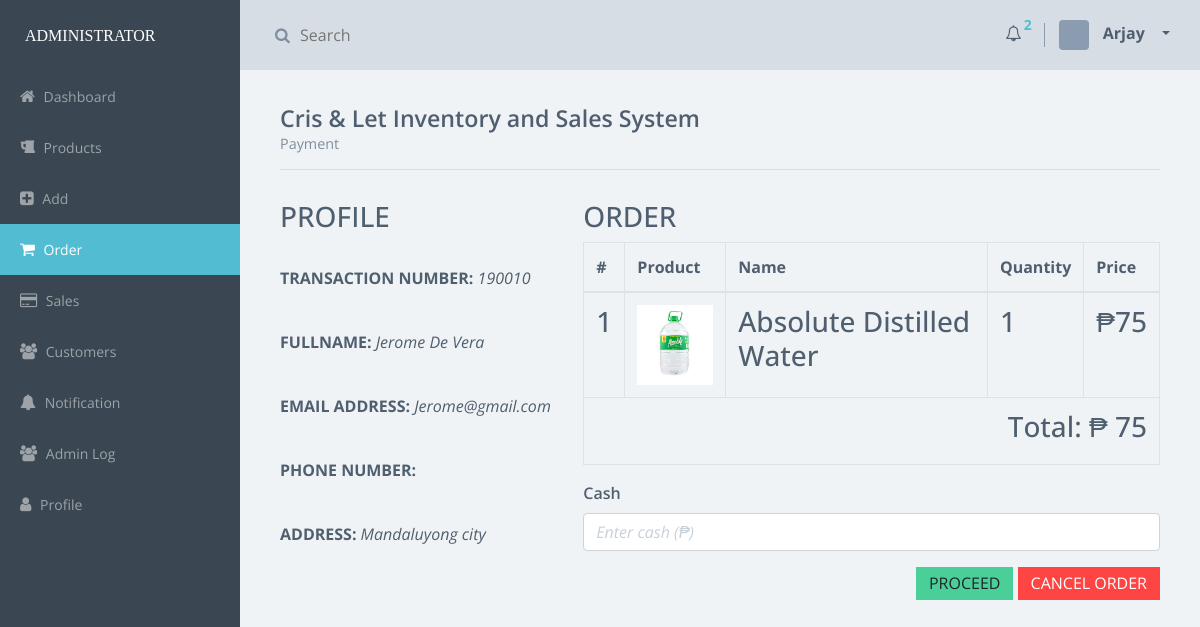
The app's page /pages/admin/payment.php?customer_tr_no=190010 (signed in) with its own data.
### tables this page shows
CREATE TABLE `customer` (
  `id` int(11) NOT NULL,
  `customer_tr_no` text NOT NULL,
  `customer_name` text NOT NULL,
  `customer_email` text NOT NULL,
  `customer_address` text NOT NULL,
  `customer_number` text NOT NULL,
  `mode_of_payment` text NOT NULL
);

CREATE TABLE `temp_cart` (
  `id` int(11) NOT NULL,
  `customer_tr_no` text NOT NULL,
  `customer_name` text NOT NULL,
  `product_id` int(11) NOT NULL,
  `quantity` text NOT NULL,
  `price` text NOT NULL,
  `cost` text NOT NULL,
  `cash` int(11) NOT NULL,
  `change_` int(11) NOT NULL,
  `mode_of_payment` text NOT NULL,
  `status_of_order` text NOT NULL,
  `status` text NOT NULL,
  `date_` datetime NOT NULL DEFAULT CURRENT_TIMESTAMP ON UPDATE CURRENT_TIMESTAMP
);

CREATE TABLE `products` (
  `id` int(11) NOT NULL,
  `product_name` text NOT NULL,
  `product_description` text NOT NULL,
  `product_type` text NOT NULL,
  `product_size_number` varchar(20) NOT NULL,
  `product_size` varchar(10) NOT NULL,
  `product_cover` text NOT NULL,
  `product_stocks` varchar(20) NOT NULL,
  `product_price` varchar(20) NOT NULL,
  `time_added` datetime NOT NULL DEFAULT CURRENT_TIMESTAMP
);

### pages/admin/payment.php (the view, shortened to what this page needs)
<?php
	include '../../include/db.php';
    if (isset($_SESSION['admin_fname'])) {
        $session_user = $_SESSION['admin_fname'];
    }
    else {
        header("Location: index.php");
    }
?>
<!DOCTYPE html>
<html>
	<head>
        <link rel="stylesheet" href="../../css/vendor.css">
        <link rel="stylesheet" href="../../css/app-blue.css">
	</head>
	<body>
		 <div class="main-wrapper">
            <div class="app" id="app">
                <header class="header">
                    <div class="header-block header-block-search">
                        <form role="search" method="GET" action="result.php">
                            <div class="input-container">
                                <i class="fa fa-search"></i>
                                <input type="search" name="search_query" placeholder="Search">
                            </div>
                        </form>
                    </div>
                    <div class="header-block header-block-nav">
                        <ul class="nav-profile">
                            <li class="notifications new">
                                <a href="" data-toggle="dropdown">
                                    <i class="fa fa-bell-o"></i>
                                    <sup>
                                        <span class="counter">
                                            <?php
                                                $get_products = "SELECT * FROM products";
                                                $query = mysqli_query($conn, $get_products);
                                                while ($row = mysqli_fetch_assoc($query)) {
                                                    $stocks = $row['product_stocks'];
                                                    $product_id = $row['id'];
                                                    if ($stocks < 10) {
                                                        $sql = "SELECT * FROM stocks WHERE product_id = '$product_id'";
                                                        $rsc = mysqli_query($conn, $sql);
                                                        if ($rsc) {
                                                            $upd = "UPDATE stocks SET product_stocks = '$stocks', status = 'unread' WHERE product_id = '$product_id'";
                                                            mysqli_query($conn, $upd);
                                                        }
                                                    }
                                                }
                                                $notif = "SELECT * FROM stocks WHERE status='unread'";
                                                $sql = mysqli_query($conn, $notif);
                                                $sql_c = mysqli_num_rows($sql);
                                                $get_cart = "SELECT * FROM temp_cart WHERE status = 'unread'";
                                                $result = mysqli_query($conn, $get_cart);
                                                $count = mysqli_num_rows($result);
                                                $total_notif = $sql_c + $count;
                                                if (($count > 0) OR ($sql_c > 0)) {
                                                    echo $total_notif;
                                                }
                                            ?>
                                        </span>
                                    </sup>
                                </a>
                            </li>
                            <li class="profile dropdown">
                                <a class="nav-link dropdown-toggle" data-toggle="dropdown" href="#" role="button" aria-haspopup="true" aria-expanded="false">
                                    <div class="img" style="background-image: url('../../assets/images/profile-default.png')"> </div>
                                    <span class="name"> <?php echo $session_user; ?> </span>
                                </a>
                            </li>
                        </ul>
                    </div>
                </header>
                <aside class="sidebar">
                    <div class="sidebar-container">
                        <div class="sidebar-header">
                            <div class="brand">
                             <span style='font-family:georgia'>ADMINISTRATOR</span>
                            </div>
                        </div>
                        <nav class="menu">
                            <ul class="sidebar-menu metismenu" id="sidebar-menu">
                                <li>
                                    <a href="dashboard.php">
                                        <i class="fa fa-home"></i> Dashboard
                                    </a>
                                </li>
                                <li>
                                    <a href="products.php">
                                        <i class="fa fa-beer"></i> Products
                                    </a>
                                </li>
                                <li>
                                    <a href="add.php">
                                        <i class="fa fa-plus-square"></i> Add
                                    </a>
                                </li>
                                <li class='active'>
                                    <a href="order.php">
                                        <i class="fa fa-shopping-cart"></i> Order
                                    </a>
                                </li>
                                <li>
                                    <a href="transaction.php">
                                        <i class="fa fa-credit-card"></i> Sales
                                    </a>
                                </li>
                                <li>
                                    <a href="customers.php">
                                        <i class="fa fa-users"></i> Customers
                                    </a>
                                </li>
                                <li>
                                    <a href="notification.php">
                                        <i class="fa fa-bell"></i> Notification
                                    </a>
                                </li>
                                <li>
                                    <a href="adminlog.php">
                                        <i class="fa fa-group"></i> Admin Log
                                    </a>
                                </li>
                                <li>
                                    <a href="profile.php">
                                        <i class="fa fa-user"></i> Profile
                                    </a>
                                </li>
                            </ul>
                        </nav>
                    </div>
                </aside>
                <article class="content dashboard-page">
                    <div class="title-block">
                        <h3 class="title"> Cris & Let Inventory and Sales System </h3>
                        <p class="title-description"> Payment </p>
                    </div>
                    <section class="section">
                        <?php
                            if (isset($_GET['customer_tr_no'])) {
                                $customer_tr_no = $_GET['customer_tr_no'];
                                $get_profile = "SELECT * FROM customer WHERE customer_tr_no = '$customer_tr_no'";
                                $query_get_profile = mysqli_query($conn, $get_profile);
                                $count_get_profile = mysqli_num_rows($query_get_profile);
                                if ($count_get_profile > 0) {
                                    while ($profile = mysqli_fetch_array($query_get_profile)) {
                        ?>
                        <div class='row'>
                            <div class='col-md-4'>
                                <h3> PROFILE </h3><br>
                                <p><b>TRANSACTION NUMBER: </b><i><?php echo $profile['customer_tr_no']; ?></i></p><br>
                                <p><b>FULLNAME: </b><i><?php echo $profile['customer_name']; ?></i></p><br>
                                <p><b>EMAIL ADDRESS: </b><i><?php echo $profile['customer_email']; ?></i></p><br>
                                <p><b>PHONE NUMBER: </b><i><?php echo $profile['customer_number']; ?></i></p><br>
                                <p><b>ADDRESS: </b><i><?php echo $profile['customer_address']; ?></i></p><br>
                            </div>
                        <?php
                                    }
                                }
                        ?>
                            <div class="col-md-8">
                                <h3> ORDER </h3>
                                <table class='table table-bordered table-hover'>
                                    <thead class='thead-inverse'>
                                        <tr>
                                            <th> # </th>
                                            <th> Product </th>
                                            <th> Name </th>
                                            <th> Quantity </th>
                                            <th> Price </th>
                                        </tr>
                                    </thead>
                                    <tbody>
                            <?php
                                $count = 1;
                                $total_cost = 0;
                                $get_cart = "SELECT * FROM temp_cart WHERE customer_tr_no = '$customer_tr_no'";
                                $query_get_cart = mysqli_query($conn, $get_cart);
                                $count_get_cart = mysqli_num_rows($query_get_cart);
                                if ($count_get_cart > 0) {
                                    while ($rows = mysqli_fetch_array($query_get_cart)) {
                                        $product_id = $rows['product_id'];
                                        $cost = $rows['cost'];
                                        $total_cost += $cost;
                            ?>
                                    <tr>
                                        <td><h3> <?php echo $count++; ?> </h3></td>
                                    <?php
                                        $get_info = "SELECT * FROM products WHERE id IN (SELECT product_id FROM temp_cart WHERE customer_tr_no = '$customer_tr_no' AND product_id = '$product_id')";
                                        $query_get_info = mysqli_query($conn, $get_info);
                                        while ($row = mysqli_fetch_array($query_get_info)) {
                                    ?>
                                        <td><img src='../../images/<?php echo $row['product_cover'] ?>' width='auto' height='80px'></td>
                                        <td><h3> <?php echo $row['product_name'] ?> </h3></td>
                        <?php
                                        }
                        ?>
                                        <td><h3> <?php echo $rows['quantity']; ?> </h3></td>
                                        <td><h3> ₱<?php echo $rows['price']; ?> </h3></td>
                                    </tr>
                        <?php
                                    }
                        ?>
                                    <tr><td colspan='6' align='right'><h3>Total: ₱ <?php echo $total_cost ?></h3></td></tr>
                        <?php
                                }
                            }
                        ?>
                                </tbody>
                                </table>
                                <form method='GET' action="run_payment.php?customer_tr_no=<?php echo $customer_tr_no?>">
                                    <div class="form-group">
                                        <label class="control-label"> Cash </label>
                                        <input type="number" class="form-control" placeholder='Enter cash (₱)' min='<?php echo $total_cost?>' name='cash' required>
                                    </div>
                                    <div class='form-group' align='right'>
                                        <button class='btn btn-success' name='customer_tr_no' value='<?php echo $customer_tr_no ?>'> PROCEED </button>
                                        <a href='run_notif.php?customer_tr_no=<?php echo $customer_tr_no ?>&status=unread' onclick="Javascript: return confirm('Do you want to cancel this order?')"class='btn btn-danger'>CANCEL ORDER</a>
                                    </div>
                                </form>
                            </div>
                        </div>
                    </section>
                </article>
            </div>
        </div>
	</body>
</html>

### records on screen
customer: customer_tr_no "190010", customer_name "Jerome De Vera", customer_email "Jerome@gmail.com", customer_address "Mandaluyong city"
temp_cart: quantity "1", price "75"
products: product_cover (picture), product_name "Absolute Distilled Water"

### other values on screen
$total_notif "2"
$session_user "Arjay"
$total_cost "75"
